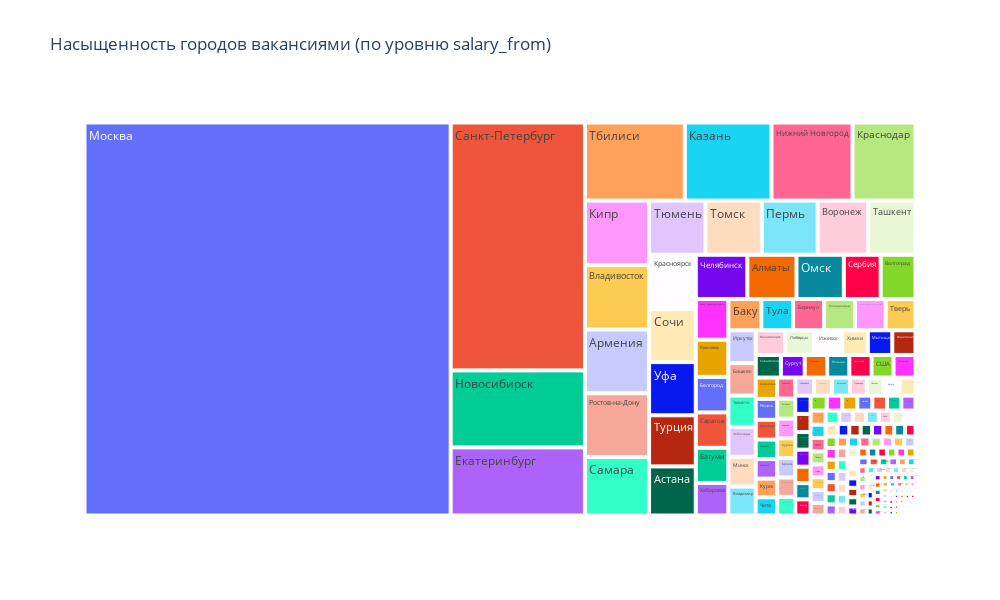

The code cell stored with this chart in its notebook:
### Code cell
treemap_data1 = df.query('salary_from < 800000').groupby(by=['city'], as_index=False)[['salary_from']].mean()

fig = px.treemap(
    data_frame=df.query('salary_from < 800000'), 
    path=['city'], 
    values='salary_from', 
    height=600, 
    width=1000, 
    title='Насыщенность городов вакансиями (по уровню salary_from)'
)
fig.show()

### Figure 1 — Plotly figure (JSON) as saved in the notebook; plotly's stock layout.template omitted (floating-point values rounded to 4 significant figures; data arrays with more than 128 entries replaced by an {"elided": "..."} marker saying what was removed)
{"data": [{"branchvalues": "total", "domain": {"x": [0, 1], "y": [0, 1]}, "hovertemplate": "labels=%{label}<br>salary_from=%{value}<br>parent=%{parent}<br>id=%{id}<extra></extra>", "ids": {"elided": "229 str values"}, "labels": {"elided": "229 str values"}, "name": "", "parents": {"elided": "229 str values"}, "type": "treemap", "values": {"elided": "229 float values"}}], "layout": {"height": 600, "legend": {"tracegroupgap": 0}, "title": {"text": "Насыщенность городов вакансиями (по уровню salary_from)"}, "width": 1000}}
